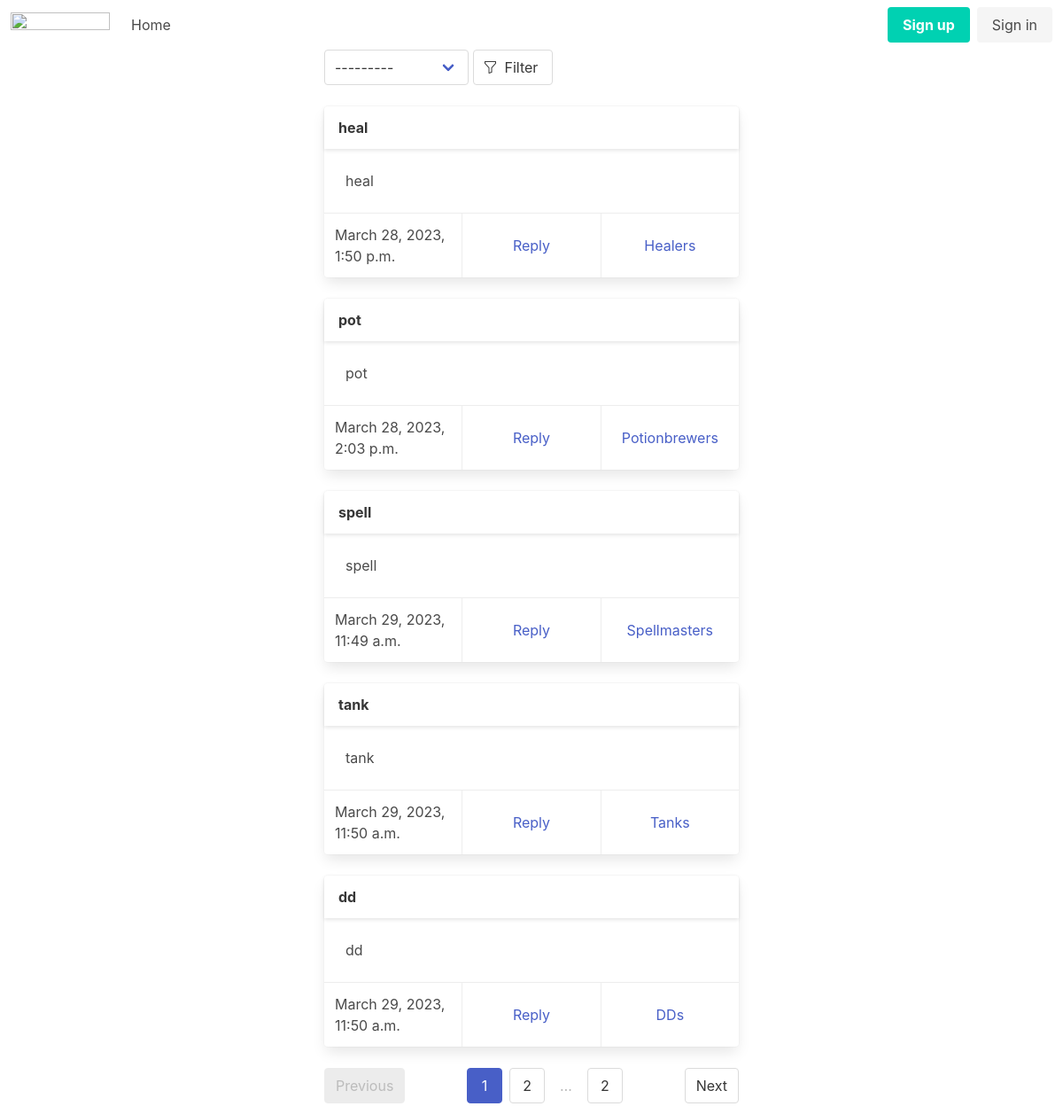
Before: / with the older database file.
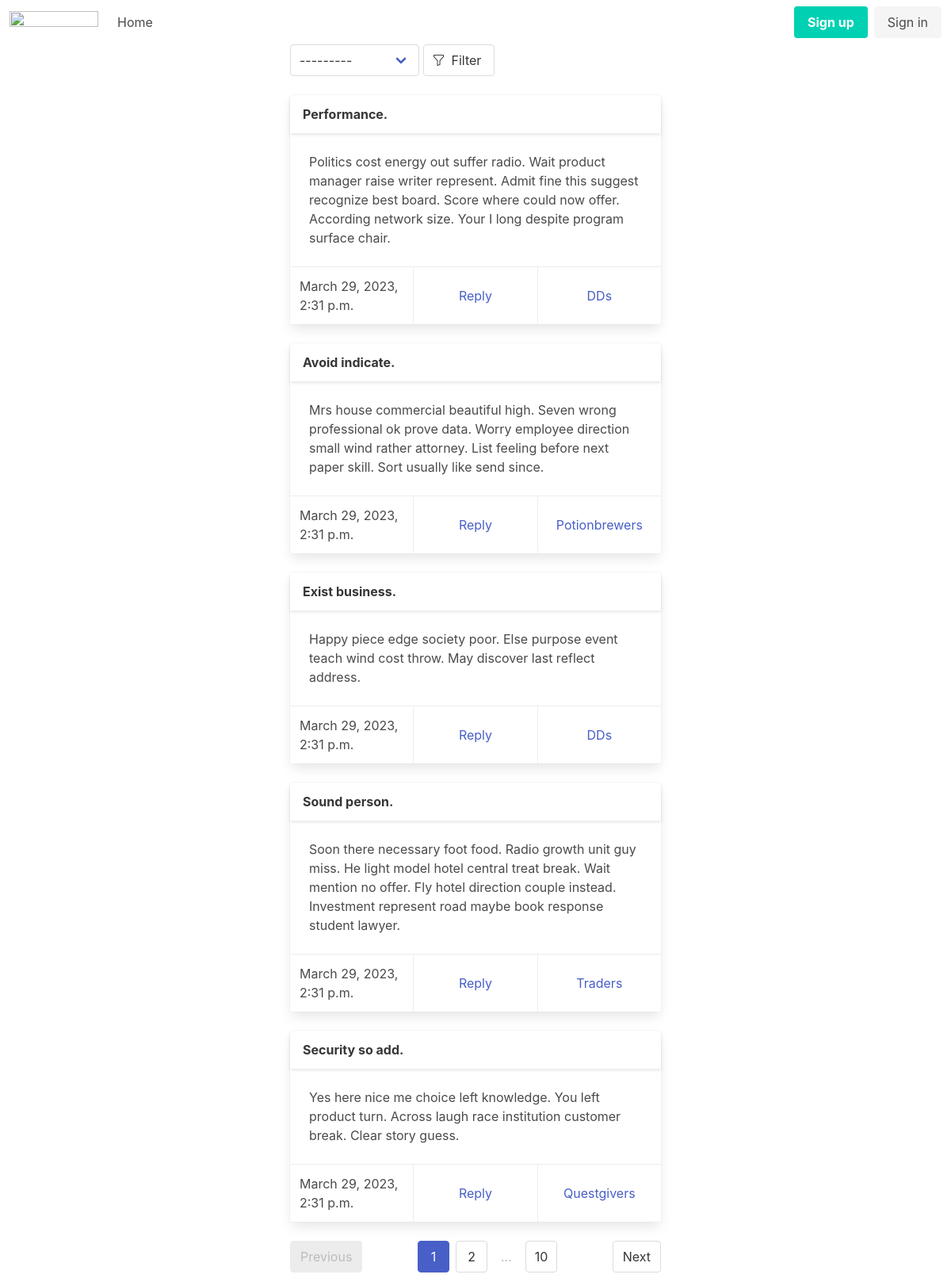
After: the same page with the newer database file.
### boardapp/models.py (models this page shows, shortened)
class Post(models.Model):
    author = models.ForeignKey(settings.AUTH_USER_MODEL, on_delete=models.CASCADE, verbose_name=_('Name'))
    title = models.CharField(max_length=255, verbose_name=_('Title'))
    text = models.TextField(verbose_name=_('Text'))
    category = models.ForeignKey(Category, on_delete=models.RESTRICT, verbose_name=_('Category'))
    date = models.DateTimeField(auto_now_add=True, verbose_name=_('Date'))
    class Meta:
        verbose_name = _('Post')
        verbose_name_plural = _('Posts')

class Category(models.Model):
    name = models.CharField(max_length=50, unique=True, verbose_name=_('Name'))
    def __str__(self):
        return f'{self.name}'
    class Meta:
        verbose_name = _('Category')
        verbose_name_plural = _('categories')

### boardapp/views.py (the view)
# urls.py: path('', PostListView.as_view(), name='home'),
class PostListView(FilterView):
    template_name = 'post_list.html'
    filterset_class = PostFilter
    paginate_by = 5
    model = Post

### boardapp/templatetags/custom_filters.py (called while the page is built)
@register.simple_tag(takes_context=True)
def url_replace(context, **kwargs):
    _dict = context['request'].GET.copy()
    for key, value in kwargs.items():
        _dict[key] = value
    return _dict.urlencode()

### templates/post_list.html (shortened to what this page needs)
{% extends 'base/base.html' %}
{% load i18n %}
{% load widget_tweaks %}
{% load custom_filters %}
{% block content %}
<div class="columns is-centered">
  <div class="column is-half">
{% if filter %}
<form class="mb-5" action="" method="get">
  <div class="input-group">
    {% for field in filter.form %}
    <div class="select">{{ field }}</div>
    {% endfor %}
    {% translate "Filter" as filter %}
    <button type="submit" class="button" title="{{ filter }}">
      <span class="icon-text">
        <span class="icon"><i class="bi bi-funnel"></i></span>
        <span>{{ filter }}</span>
      </span>
    </button>
  </div>
</form>
{% endif %}
{% if object_list %}
  {% for post in object_list %}
    <div class="card mb-5">
      <header class="card-header">
        <p class="card-header-title">{{ post.title }}</p>
      </header>
      <div class="card-content">
        <div class="content">{{ post.text }}</div>
      </div>
      <footer class="card-footer">
        {% block card-action %}
        <p class="card-footer-item">{{ post.date }}</p>
        <a href="{% url 'reply_create' post=post.pk %}" class="card-footer-item">{% trans "Reply" %}</a>
        <a href="?{% url_replace category=post.category.pk %}" class="card-footer-item">{{ post.category }}</a>
        {% endblock card-action %}
      </footer>
    </div>
  {% endfor %}
{% else %}
  <h2>{% trans "Nothing here!" %}</h2>
{% endif %}
<nav class="pagination is-centered" role="navigation" aria-label="pagination">
  {% if page_obj.has_previous %}
  <a href="?{% url_replace page=page_obj.previous_page_number %}" class="pagination-previous">
    {% trans "Previous" %}</a>
  {% else %}
  <a class="pagination-previous is-disabled">{% trans "Previous" %}</a>
  {% endif %}
  <ul class="pagination-list">
    <li><a class="pagination-link is-current" aria-current="page">
      {{ page_obj.number }}</a></li>
    {% if page_obj.has_next %}
    <li><a href="?{% url_replace page=page_obj.next_page_number %}" class="pagination-link">
      {{ page_obj.next_page_number }}</a></li>
    <li><span class="pagination-ellipsis">&hellip;</span></li>
    <li><a href="?page={{ page_obj.paginator.num_pages }}" class="pagination-link">
      {{ page_obj.paginator.num_pages }}</a></li>
    {% endif %}
  </ul>
  {% if page_obj.has_next %}
  <a href="?{% url_replace page=page_obj.next_page_number %}" class="pagination-next">{% trans "Next" %}</a>
  {% else %}
  <a class="pagination-next is-disabled">{% trans "Next" %}</a>
  {% endif %}
</nav>
  </div>
</div>
{% endblock content %}

### templates/base/base.html (shortened to what this page needs)
<!DOCTYPE html>
<html lang="en">
{% load static %}
<head>
  <link rel="stylesheet" href="https://cdn.jsdelivr.net/npm/bulma@0.9.4/css/bulma.min.css">
  <link rel="stylesheet" href="https://cdn.jsdelivr.net/npm/bootstrap-icons/font/bootstrap-icons.min.css">
</head>
<body>
{% include 'base/navbar.html' %}
{% block body %}
<div class="container">
{% block content %}
{% endblock content %}
</div>
{% endblock body %}
</body>
</html>

### templates/base/navbar.html (shortened to what this page needs)
{% load i18n %}
<nav class="navbar" role="navigation" aria-label="main navigation">
  <div class="navbar-brand">
    <a class="navbar-item" href="https://bulma.io">
      <img src="https://bulma.io/images/bulma-logo.png" width="112" height="28">
    </a>
  </div>
  <div id="navbarBasicExample" class="navbar-menu">
    <div class="navbar-start">
      <a href="{% url 'home' %}" class="navbar-item">
        {% trans "Home" %}
      </a>
      </div>
    </div>
    <div class="navbar-end">
      <div class="navbar-item">
        <div class="buttons">
          {% if not user.is_authenticated %}
          <a href="{% url 'signup' %}" class="button is-primary"><strong>{% trans "Sign up" %}</strong></a>
          <a href="{% url 'login' %}" class="button is-light">{% trans "Sign in" %}</a>
          {% else %}
          <a href="{% url 'logout' %}" class="button is-light">{% trans "Sign out" %}</a>
          {% endif %}
        </div>
      </div>
    </div>
</nav>

Changed rows visible on the page:
removed Post: title "heal", text "heal", date "March 28, 2023, 1:50 p.m.", category "Healers"
removed Post: title "spell", text "spell", date "March 29, 2023, 11:49 a.m.", category "Spellmasters"
removed Post: title "tank", text "tank", date "March 29, 2023, 11:50 a.m.", category "Tanks"
added Post: title "Performance.", text "Politics cost energy out suffer radio. Wait product manager raise writer represent. Admit fine this suggest recognize best board. Score where could now offer. According network size. Your I long despite program surface chair.", date "March 29, 2023, 2:31 p.m.", category "DDs"
changed Post "Potionbrewers": title "pot" → "Avoid indicate."; text "pot" → "Mrs house commercial beautiful high. Seven wrong professional ok prove data. Worry employee direction small wind rather attorney. List feeling before next paper skill. Sort usually like send since."; date "March 28, 2023, 2:03 p.m." → "March 29, 2023, 2:31 p.m."
added Post: title "Exist business.", text "Happy piece edge society poor. Else purpose event teach wind cost throw. May discover last reflect address.", date "March 29, 2023, 2:31 p.m.", category "DDs"
added Post: title "Sound person.", text "Soon there necessary foot food. Radio growth unit guy miss. He light model hotel central treat break. Wait mention no offer. Fly hotel direction couple instead. Investment represent road maybe book response student lawyer.", date "March 29, 2023, 2:31 p.m.", category "Traders"
changed Post: title "dd" → "Security so add."; text "dd" → "Yes here nice me choice left knowledge. You left product turn. Across laugh race institution customer break. Clear story guess."; date "March 29, 2023, 11:50 a.m." → "March 29, 2023, 2:31 p.m."; category "DDs" → "Questgivers"
Other visible differences:
{{ page_obj.paginator.num_pages }}: "2" → "10"
